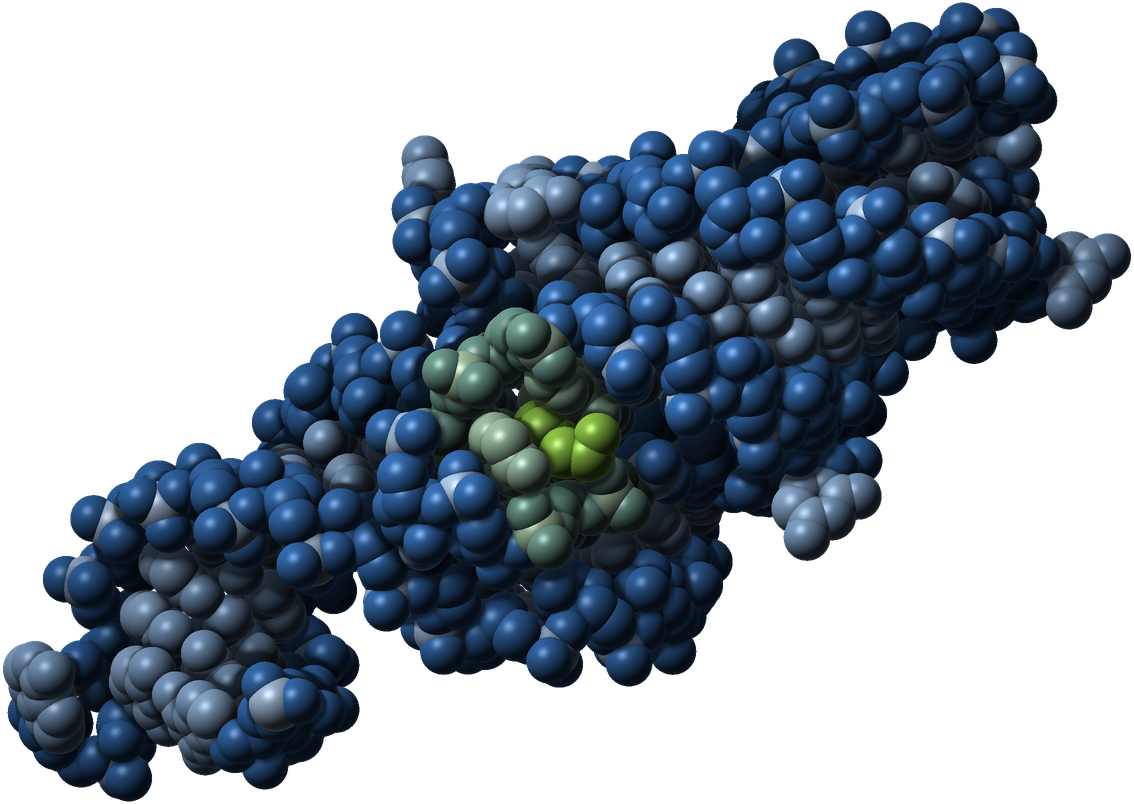

Here is the Python script that generated this plot:
#!/usr/bin/env python3
"""Render the Kilele Health hero: a space-filling model of a real aptamer folded around its small-molecule target
(the dopamine-binding aptamer DGR-1A with dopamine bound, PDB 12CI chain A, RCSB). The camera looks down the
direction from which the bound target is fully exposed (searched over the sphere), with the long axis turned to a
diagonal. Shaded like a material model (Lambert + rim + specular + depth-based ambient occlusion): backbone in the logo
blue, bases paler, the four nucleotides lining the pocket (within 4.5 A of the target) tinted toward green and the
target itself in the logo green, on a transparent ground. Usage: aptamer.py [th ph inplane size]. Output: aptamer.png"""
import numpy as np, pathlib, sys
from PIL import Image
def _box(a,r,ax):
    a=np.moveaxis(a,ax,0);p=np.concatenate([np.repeat(a[:1],r+1,0),a,np.repeat(a[-1:],r,0)]);c=np.cumsum(p,0)
    return np.moveaxis((c[2*r+1:]-c[:-2*r-1])/(2*r+1),0,ax)
def blur(a,s):
    r=max(1,int(s*0.9))
    for _ in range(3): a=_box(_box(a,r,0),r,1)
    return a
H=pathlib.Path(__file__).resolve().parent
R={'C':1.70,'N':1.55,'O':1.52,'P':1.80}
BBN=('P','OP1','OP2',"O5'","C5'","C4'","O4'","C3'","O3'","C2'","O2'","C1'")
xyz=[];el=[];bb=[];res=[];lig=[]
for l in open(H/'12ci_A.pdb'):
    rn=l[17:20].strip()
    if rn in ('HOH','NCO','K'): continue
    e=l[76:78].strip()
    if e not in R: continue
    xyz.append([float(l[30:38]),float(l[38:46]),float(l[46:54])]);el.append(e)
    bb.append(l[12:16].strip() in BBN);res.append(int(l[22:26]));lig.append(rn=='LDP')
X=np.array(xyz);X-=X.mean(0);LIG=np.array(lig);RES=np.array(res);E=np.array(el);BB=np.array(bb)
dl=np.linalg.norm(X[:,None]-X[LIG][None],axis=2).min(1)
POCK=np.isin(RES,np.unique(RES[(dl<4.5)&~LIG]))&~LIG
a=[float(v) for v in sys.argv[1:4]] if len(sys.argv)>3 else [1.88,2.05,0.62]
th,ph,ip=a
z=np.array([np.sin(th)*np.cos(ph),np.sin(th)*np.sin(ph),np.cos(th)])
w,v=np.linalg.eigh(np.cov(X.T));ax=v[:,-1];x=ax-(ax@z)*z;x/=np.linalg.norm(x);y=np.cross(z,x)
c,s=np.cos(ip),np.sin(ip);x,y=c*x+s*y,-s*x+c*y
P=X@np.stack([x,y,z],1)
S=int(sys.argv[4]) if len(sys.argv)>4 else 2400
rad=np.array([R[e] for e in el])
lo=(P[:,:2]-rad[:,None]).min(0);hi=(P[:,:2]+rad[:,None]).max(0)
sc=S*0.94/(hi-lo).max();off=np.array([S,S])/2-(lo+hi)/2*sc
Z=np.full((S,S),-1e9);N=np.zeros((S,S,3));ID=np.full((S,S),-1)
for i in np.argsort(P[:,2]):
    cx,cy=P[i,:2]*sc+off;cy=S-cy;r=rad[i]*sc
    x0,x1=int(max(cx-r,0)),int(min(cx+r+1,S));y0,y1=int(max(cy-r,0)),int(min(cy+r+1,S))
    yy,xx=np.mgrid[y0:y1,x0:x1];dx=(xx+.5-cx)/r;dy=(yy+.5-cy)/r;d2=dx*dx+dy*dy;m=d2<1
    dz=np.sqrt(np.clip(1-d2,0,1));zz=P[i,2]*sc+dz*r
    sub=Z[y0:y1,x0:x1];upd=m&(zz>sub)
    sub[upd]=zz[upd];N[y0:y1,x0:x1][upd]=np.stack([dx,-dy,dz],-1)[upd];ID[y0:y1,x0:x1][upd]=i
mask=ID>=0
Zf=np.where(mask,Z,Z[mask].min()-4*sc)
ao=np.zeros_like(Z)
for rr in (8,18,40,80):
    b=blur(Zf,rr);ao+=np.clip((b-Zf)/(rr*1.6),0,1)
ao=np.clip(1-ao/2.4,0,1)
Lt=np.array([-.5,.6,.62]);Lt/=np.linalg.norm(Lt)
lam=np.clip((N*Lt).sum(-1),0,1)
Hh=Lt+np.array([0,0,1]);Hh/=np.linalg.norm(Hh);spec=np.clip((N*Hh).sum(-1),0,1)**42
rim=(1-np.clip(N[...,2],0,1))**3
blue=np.array([58,118,192])/255;pale=np.array([162,198,238])/255;phos=np.array([188,214,244])/255
pg=np.array([168,206,120])/255;green=np.array([150,210,70])/255
col_a=np.where(BB[:,None],blue,pale)
col_a=np.where((E=='P')[:,None],phos,col_a)
col_a=np.where((~BB&((E=='N')|(E=='O')))[:,None],pale*0.86+blue*0.14,col_a)
col_a=np.where(POCK[:,None],col_a*0.45+pg*0.55,col_a)
col_a=np.where(LIG[:,None],green,col_a)
col=col_a[np.clip(ID,0,None)]
zn=(Z-Z[mask].min())/(Z[mask].max()-Z[mask].min()+1e-6);zn=np.where(mask,zn,0)
ink=np.array([7,17,31])/255
shade=(0.12+0.86*lam*(0.55+0.45*ao))[...,None]*col*(0.5+0.5*ao[...,None])
shade+=spec[...,None]*0.34*ao[...,None]+rim[...,None]*col*0.25
f=(0.58+0.42*zn[...,None]);shade=shade*f+ink*(1-f)*0.5
img=np.clip(shade,0,1)
rgba=np.dstack([img*255,mask*255]).astype(np.uint8)
im=Image.fromarray(rgba,'RGBA').resize((S//2,S//2),Image.LANCZOS)
im=im.crop(im.getbbox());im.save(H/'aptamer.png')
lp=P[LIG,:2].mean(0)*sc+off;print(im.size,'ligand at',(lp[0]/S,1-lp[1]/S))
